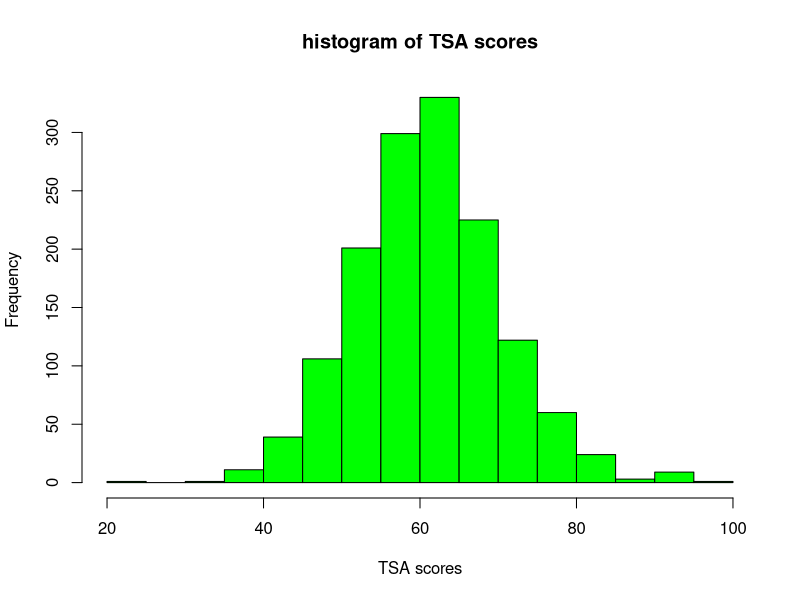
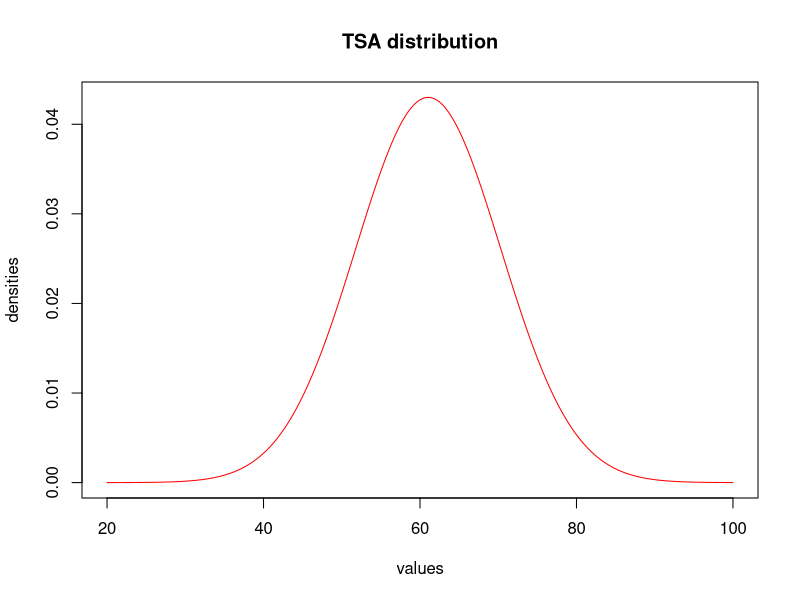
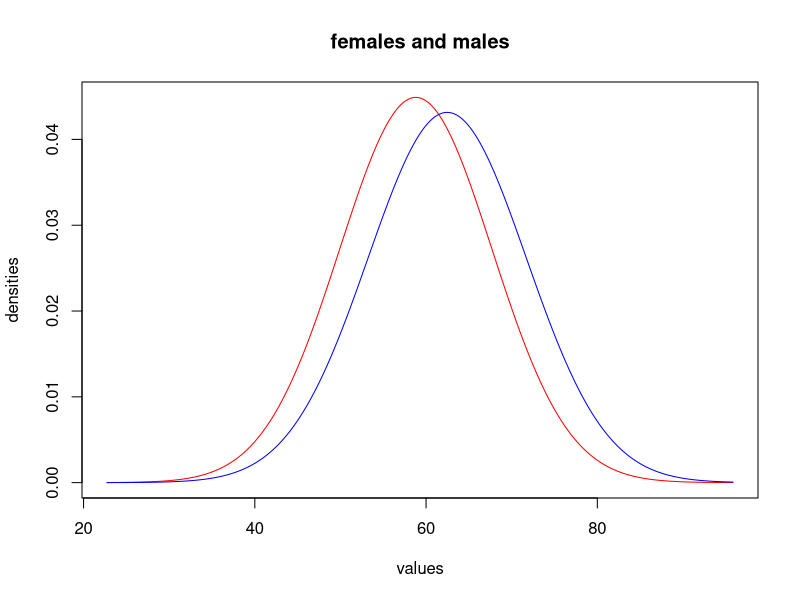

R code for these plots, in order: (Note: this script raises an error after producing the figures.)
library(readr)
install.packages("rmarkdown")
library(rmarkdown)
install.packages(c("digest", "caTools", "bitops"))
tsadata <- read_csv("tsadata.csv")
View(tsadata)
hist(tsadata$TSA, xlab="TSA scores", main="histogram of TSA scores",col="green",border="black")
mean(tsadata$TSA)
sd(tsadata$TSA)
x<-seq(20,100,by=.1)
y<-dnorm(x,mean(tsadata$TSA),sd(tsadata$TSA))
#png(file="dnorm.png")
#plot(x,y)
matplot(x=x, 
        y=cbind(y), 
        type="l",
        lty=1,
        col=c("red"),
        xlab="values",
        ylab="densities",
        main="TSA distribution")
#yes the normal distribution captured the data to a high extent, although 
#the distribution is arguably more weighted towards the left

################################################################
#gendervector<-seq(min(tsadata$Gender),max(tsadata$Gender),by=.1)
#schoolvector<-seq(min(tsadata$SchoolType),max(tsadata$SchoolType),by=.1)
#decisionvector<-seq(min(tsadata$Admit),max(tsadata$Admit),by=.1)

x<-seq(min(tsadata$TSA),max(tsadata$TSA),by=.1)
#x<-seq(20,100,by=.1)
y<-dnorm(x,mean(tsadata$TSA[tsadata$Gender=="F"]),sd(tsadata$TSA[tsadata$Gender=="F"]))
z<-dnorm(x,mean(tsadata$TSA[tsadata$Gender=="M"]),sd(tsadata$TSA[tsadata$Gender=="M"]))
matplot(x=x, 
        y=cbind(y,z), 
        type="l",
        lty=1,
        col=c("red","blue"),
        xlab="values",
        ylab="densities",
        main="females and males")

x<-seq(min(tsadata$TSA),max(tsadata$TSA),20,100,by=.1)
#x<-seq(20,100,by=.1)
y<-dnorm(x,mean(tsadata$TSA[tsadata$SchoolType=="I"]),sd(tsadata$TSA[tsadata$SchoolType=="I"]))
z<-dnorm(x,mean(tsadata$TSA[tsadata$SchoolType=="S"]),sd(tsadata$TSA[tsadata$SchoolType=="S"]))
u<-dnorm(x,mean(tsadata$TSA[tsadata$SchoolType=="O"]),sd(tsadata$TSA[tsadata$SchoolType=="O"]))

matplot(x=x, 
        y=cbind(y,z,u), 
        type="l",
        lty=1,
        col=c("red","blue","black"),
        xlab="values",
        ylab="densities",
        main="The three different school types")

x<-seq(min(tsadata$TSA),max(tsadata$TSA),by=.1)
#x<-seq(20,100,by=.1)
y<-dnorm(x,mean(tsadata$TSA[tsadata$Admit=="0"]),sd(tsadata$TSA[tsadata$Admit=="0"]))
z<-dnorm(x,mean(tsadata$TSA[tsadata$Admit=="1"]),sd(tsadata$TSA[tsadata$Admit=="1"]))

matplot(x=x, 
        y=cbind(y,z), 
        type="l",
        lty=1,
        col=c("red","blue"),
        xlab="values",
        ylab="densities",
        main="Those admitted and not admitted")


#y<-dnorm(x,mean(tsadata$TSA[tsadata$Gender=="F"]),sd(tsadata$TSA[tsadata$Gender=="F"]))
#z<-dnorm(x,mean(tsadata$TSA[tsadata$Gender=="M"]),sd(tsadata$TSA[tsadata$Gender=="M"]))
t.test(tsadata$TSA[tsadata$Gender=="F"],tsadata$TSA[tsadata$Gender=="M"],alternative="less")

#y<-dnorm(x,mean(tsadata$TSA[tsadata$SchoolType=="I"]),sd(tsadata$TSA[tsadata$SchoolType=="I"]))
#z<-dnorm(x,mean(tsadata$TSA[tsadata$SchoolType=="S"]),sd(tsadata$TSA[tsadata$SchoolType=="S"]))
#t.test(y,z,alternative="greater")

t.test(tsadata$TSA[tsadata$SchoolType=="I"],tsadata$TSA[tsadata$SchoolType=="S"],alternative="less")


#y<-dnorm(x,mean(tsadata$TSA[tsadata$Admit==0]),sd(tsadata$TSA[tsadata$Admit==0]))
#z<-dnorm(x,mean(tsadata$TSA[tsadata$Admit==1]),sd(tsadata$TSA[tsadata$Admit==1]))
#t.test(y,z)

t.test(tsadata$TSA[tsadata$Admit==0],tsadata$TSA[tsadata$Admit==1])
